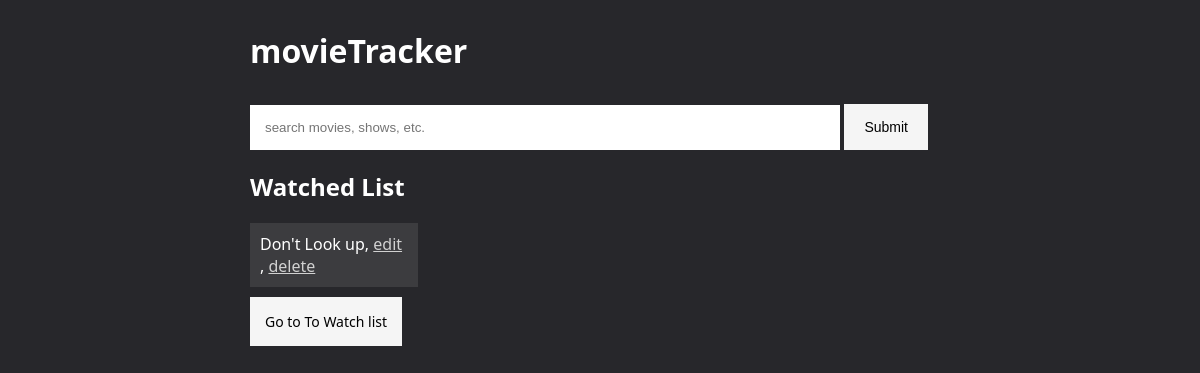
The app's page /, older data.
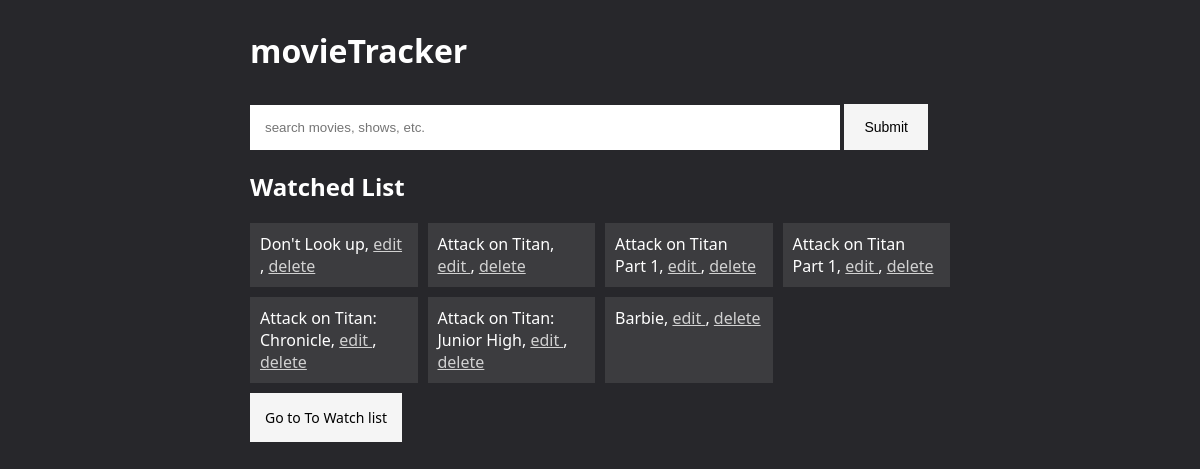
The same page, newer data.
### movie/models.py (models this page shows, shortened)
class Movie(models.Model):
    title = models.CharField(max_length=200, blank=False)
    user_rating = models.DecimalField(max_digits=3, decimal_places=1)
    imdb_id = models.IntegerField(null=True, editable=False)

class Watched(Movie):
    your_rating = models.DecimalField(max_digits=3, decimal_places=1)
    review = models.TextField(blank=True)
    date_first_watch = models.DateField()
    times_watched = models.IntegerField(blank=False)

class Movie(models.Model):
    title = models.CharField(max_length=200, blank=False)
    user_rating = models.DecimalField(max_digits=3, decimal_places=1)
    imdb_id = models.IntegerField(null=True, editable=False)

### movie/views.py (the view)
# urls.py: path('', views.home, name="home"),
def home(request):
    queryset = Watched.objects.all()
    context = {
        "watched_list": queryset,
        "search_form": search_form()
    }
    return render(request, 'home.html', context)

### movie/forms.py
class search_form(forms.Form):
    search = forms.CharField(
        label='Search',
        widget=forms.TextInput(attrs={'placeholder': 'search movies, shows, etc.'})
    )

### movie/templates/home.html (shortened to what this page needs)
{% extends "main.html" %}
{% block body %}
{% if watched_list %}
    <h2>Watched List</h2>
    <div class="movie_container">
    {% for movie in watched_list %}
        <div class="small_movie">{{ movie.title }}, <a href="/edit/{{ movie.id }}"> edit </a>, <a href="/delete/{{ movie.id }}">delete</a></div>
    {% endfor %}
    </div>
    <a href="/to_watch/" class="button">Go to To Watch list</a>
{% else %}
    <h1>Watch a movie!</h1>
{% endif %}
{% endblock %}

### movie/templates/main.html (shortened to what this page needs)
{% extends "theme.html" %}
{% block tbody %}
    <div id="header">
        <a href="/" id="web_name"><h1>movieTracker</h1></a>
        <form action="/search/" method="post" id="search">
            {{ search_form }}
            <input type="submit" value="Submit">
        </form>
    </div>
    {% block body %}{% endblock %}
{% endblock %}

### movie/templates/theme.html (shortened to what this page needs)
<!DOCTYPE html>
<html lang="en">
    <head>
    </head>
    <body>
        <div id="main">
            {% block tbody %}{% endblock %}
        </div>
    </body>
</html>

### movie/templates/theme.html (style rules this page uses)
body { background-color: #27272B; font-family:'Segoe UI', Tahoma, Geneva, Verdana, sans-serif; color: white; }
#main { width: 700px; margin: auto; }
a { color: rgb(209, 209, 209); }
.button, input[type=submit] { font-size: 14px; border: none; margin-top: 10px; display: inline-block; padding: 15px; color: black; text-decoration: none; background-color: whitesmoke; }

### movie/templates/main.html (style rules this page uses)
#header { margin-bottom: 20px; }
#web_name { color: white; text-decoration: none; display: inline-block; }
#search input[type="submit"] { width: 12%; }
#id_search { border: none; width: 80%; padding: 15px; }
#search { margin: auto; }

### movie/templates/home.html (style rules this page uses)
.movie_container { display: grid; grid-template-columns: 1fr 1fr 1fr 1fr; grid-gap: 10px }
.small_movie { display: block; padding: 10px; background-color: #3c3c3f; }

Row changes from the older to the newer data that the page shows:
added Watched: title "Attack on Titan"
added Watched: title "Attack on Titan Part 1"
added Watched: title "Attack on Titan Part 1"
added Watched: title "Attack on Titan: Chronicle"
added Watched: title "Attack on Titan: Junior High"
added Watched: title "Barbie"
